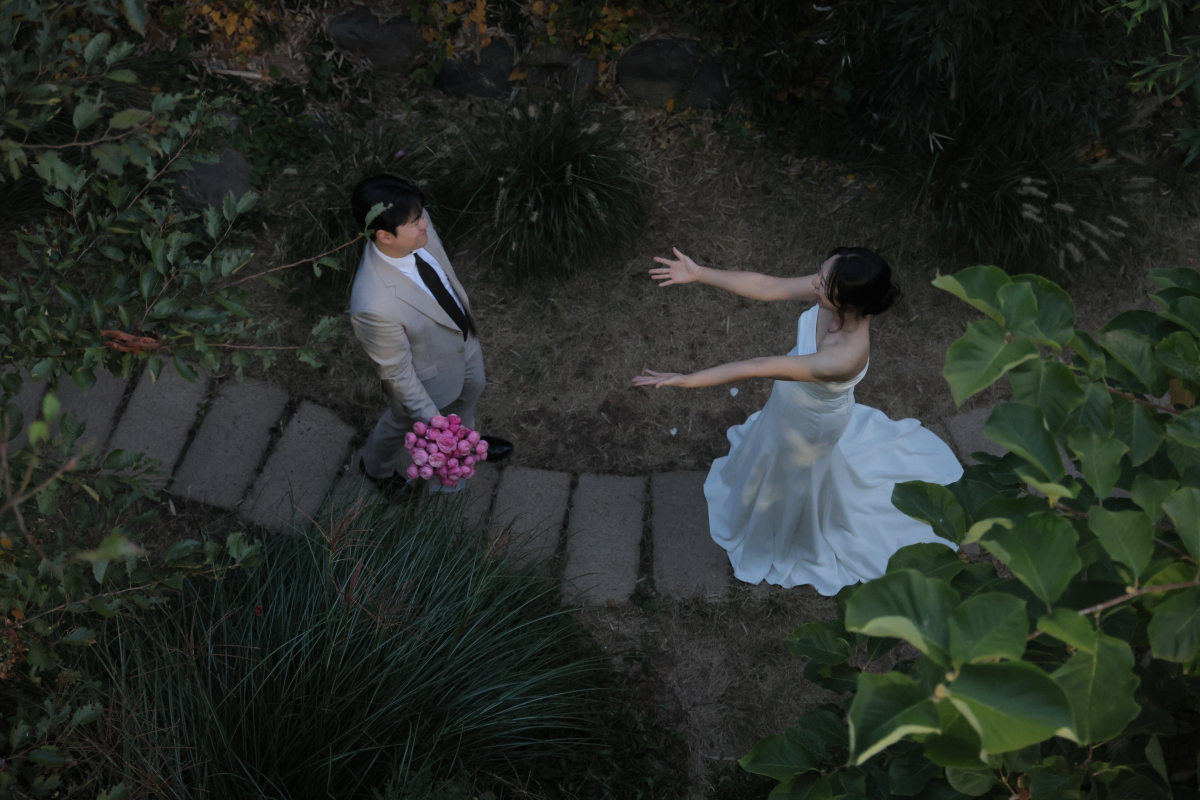
#> input picture web/src/assets/intro/1.jpg, 2400 x 1600 px, given in place of intro1.JPG, which was not available (shown at 1/2 size)
$ python intro_align.py
#> lines starting #> are read from the running program, lines starting #| are printed output that depends on the picture; after the words box and inside, x2 and y2 are one past the last pixel; in counts of white or black regions, pixels touching at a corner belong together
# photo_v3/intro1~3 → 같은 화각(intro3 기준)으로 정렬한 2400×1600 컷 + 흑백/부케 컬러 버전
# 실행: python3 -m venv .venv && .venv/bin/pip install opencv-python-headless numpy && .venv/bin/python tools/photos/intro_align.py
import cv2, numpy as np, os
P='/home/dongchoi/wedding/web/photo_v3/'; OUT='/home/dongchoi/wedding/web/src/assets/'
S=None  # 디버그용 마스크 저장 경로 (None이면 저장 안 함)
ims=[cv2.imread(P+f'intro{i}.JPG') for i in (1,2,3)]
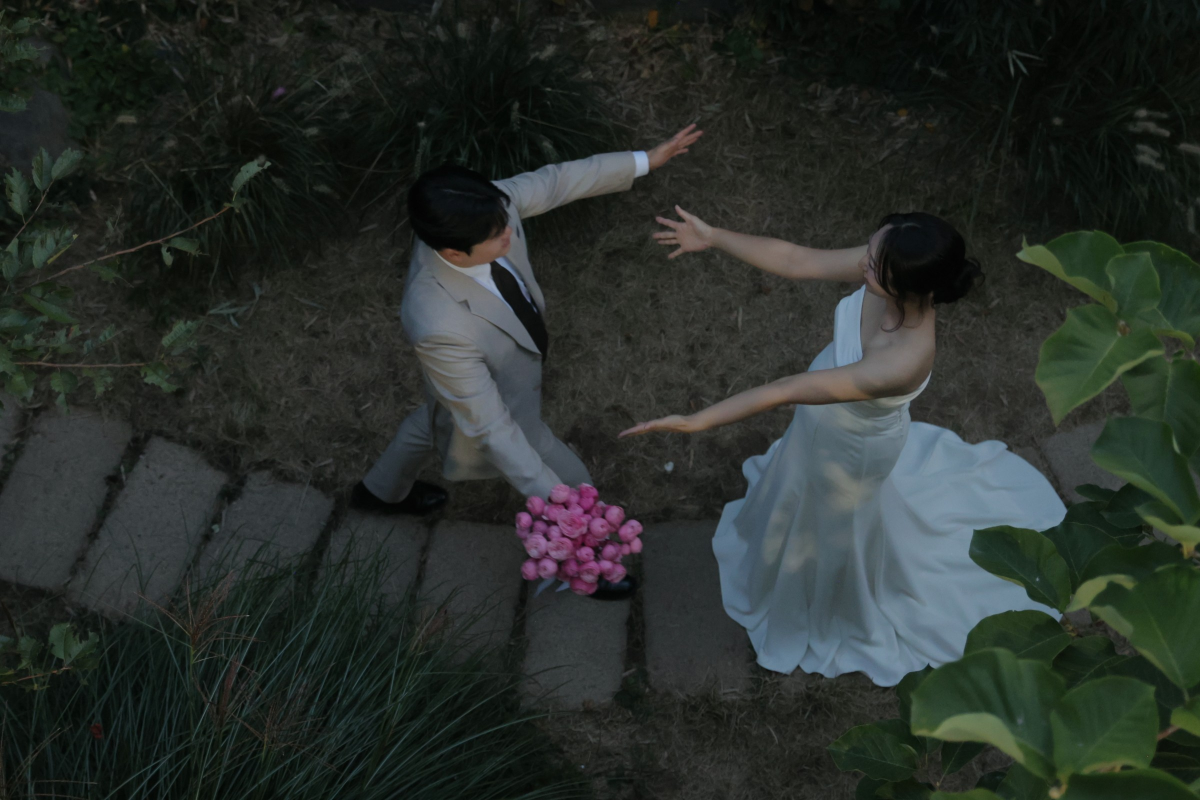
#> input picture web/src/assets/intro/2.jpg, 2400 x 1600 px, given in place of intro2.JPG, which was not available (shown at 1/2 size)
#> ims = 3 items
h,w=ims[2].shape[:2]
#> h = 1600; w = 2400
sc=0.25
def gray(im): return cv2.cvtColor(cv2.resize(im,None,fx=sc,fy=sc,interpolation=cv2.INTER_AREA),cv2.COLOR_BGR2GRAY)
sift=cv2.SIFT_create(10000)
kr,dr=sift.detectAndCompute(gray(ims[2]),None)
#> kr = 516 keypoints; strongest (x, y, size): (265, 96, 15.9), (250, 138, 6.4), (230, 155, 36.4), (250, 92, 3.4)
warped=[]
for i in (0,1):
    k,d=sift.detectAndCompute(gray(ims[i]),None)
    m=cv2.BFMatcher().knnMatch(d,dr,k=2)
    good=[a for a,b in m if a.distance<0.75*b.distance]
    src=np.float32([k[a.queryIdx].pt for a in good])/sc; dst=np.float32([kr[a.trainIdx].pt for a in good])/sc
    H,inl=cv2.findHomography(src,dst,cv2.RANSAC,8.0,maxIters=20000,confidence=0.999)
    err=np.linalg.norm(cv2.perspectiveTransform(src[inl.ravel()==1][None],H)[0]-dst[inl.ravel()==1],axis=1)
    print(f'intro{i+1}: matches {len(good)} inliers {int(inl.sum())} reproj median {np.median(err):.1f}px (6000w)')
    # 원본 화각의 경계가 intro3 프레임을 다 덮는지 확인
    corners=cv2.perspectiveTransform(np.float32([[0,0],[w,0],[w,h],[0,h]])[None],H)[0]
    print('  src corners in ref', corners.round(0).tolist())
    warped.append(cv2.warpPerspective(ims[i],H,(w,h),flags=cv2.INTER_LANCZOS4,borderMode=cv2.BORDER_CONSTANT,borderValue=(255,0,255)))
#> this loop made 2 passes
#> (m, good) on passes 1 to 2: (840 matches, 177 matches), (516 matches, 516 matches)
#| intro1: matches 177 inliers 136 reproj median 1.4px (6000w)
#|   src corners in ref [[-584.0, -227.0], [2735.0, -270.0], [2792.0, 1897.0], [-526.0, 2016.0]]
#| intro2: matches 516 inliers 516 reproj median 0.0px (6000w)
#|   src corners in ref [[0.0, 0.0], [2400.0, -0.0], [2400.0, 1600.0], [0.0, 1600.0]]
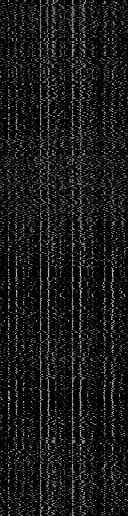
#> d: shape (516, 128) float32; min 0, max 206, mean 25
#> after the loop, warped = 2 items
warped.append(ims[2])
# 노출·색 맞추기: intro3 기준으로 채널별 평균/표준편차를 살짝 맞춤
ref=warped[2].reshape(-1,3).astype(np.float32); rm,rs=ref.mean(0),ref.std(0)
#> after `rm, rs = (ref.mean(0), ref.std(0))`: rm = [42.2, 46.35, 40.2]; rs = [33.65, 29.57, 27.97]
outs=[]
for i,im in enumerate(warped):
    f=im.astype(np.float32)
    if i<2:
        m,s=f.reshape(-1,3).mean(0),f.reshape(-1,3).std(0)
        f=(f-m)*(rs/s)+rm
        print(f'intro{i+1} color adj mean {m.round(1)} -> {rm.round(1)}')
    outs.append(np.clip(f,0,255).astype(np.uint8))
#> this loop made 3 passes
#> (m, s) on passes 1 to 2: ([49.93, 51.95, 46.92], [39.73, 33.65, 32.15]), ([42.2, 46.35, 40.2], [33.65, 29.57, 27.97])
#| intro1 color adj mean [49.9 51.9 46.9] -> [42.2 46.3 40.2]
#| intro2 color adj mean [42.2 46.3 40.2] -> [42.2 46.3 40.2]
#> after the loop, outs = 3 items
for i,im in enumerate(outs):
    small=cv2.resize(im,(2400,1600),interpolation=cv2.INTER_AREA)
    cv2.imwrite(OUT+f'intro/{i+1}.jpg',small,[cv2.IMWRITE_JPEG_QUALITY,90])
    # 흑백 + 핑크 부케만 컬러 (기존 intro-mono 톤: gray = 1.12*Y - 10.5)
    hsv=cv2.cvtColor(small,cv2.COLOR_BGR2HSV)
    Hh,Ss,Vv=hsv[...,0].astype(np.float32),hsv[...,1].astype(np.float32),hsv[...,2].astype(np.float32)
    mask=((Hh>=140)&(Hh<=178)&(Ss>=70)&(Vv>=50)).astype(np.uint8)
    mask=cv2.morphologyEx(mask,cv2.MORPH_OPEN,np.ones((3,3),np.uint8))
    n,lab,stats,_=cv2.connectedComponentsWithStats(mask)
    keep=np.zeros_like(mask)
    big=[j for j in range(1,n) if stats[j,cv2.CC_STAT_AREA]>=1500]
    for j in big: keep[lab==j]=1
    keep=cv2.dilate(keep,np.ones((9,9),np.uint8))
    keep=cv2.morphologyEx(keep,cv2.MORPH_CLOSE,np.ones((25,25),np.uint8))
    a=cv2.GaussianBlur(keep.astype(np.float32),(0,0),4)[...,None]
    a=a*((Hh>=130)|(Hh<=5))[...,None]  # 부케 주변의 비(非)핑크 픽셀은 흑백 유지
    a=cv2.GaussianBlur(a,(0,0),1.5)[...,None] if a.ndim==2 else cv2.GaussianBlur(a[...,0],(0,0),1.5)[...,None]
    y=small.astype(np.float32)@np.float32([0.114,0.587,0.299])
    g=np.clip(1.12*y-10.5,0,255)[...,None].repeat(3,2)
    mono=g*(1-a)+small.astype(np.float32)*a
    print(f'mono {i+1}: bouquet blobs {len(big)} areas {[int(stats[j,cv2.CC_STAT_AREA]) for j in big]}')
    cv2.imwrite(OUT+f'intro-mono/{i+1}.jpg',np.clip(mono,0,255).astype(np.uint8),[cv2.IMWRITE_JPEG_QUALITY,90])
    if S: cv2.imwrite(S+f'/mask{i+1}.jpg',(a[...,0]*255).astype(np.uint8))
#> this loop made 3 passes
#> n on passes 1 to 3: 4, 5, 5
#| mono 1: bouquet blobs 1 areas [27637]
#| mono 2: bouquet blobs 1 areas [34205]
#| mono 3: bouquet blobs 1 areas [34205]
#> pass 1, `Hh,Ss,Vv=hsv[...,0].astype(np.float32),hsv[...,1].astype(np.float32),h..`:
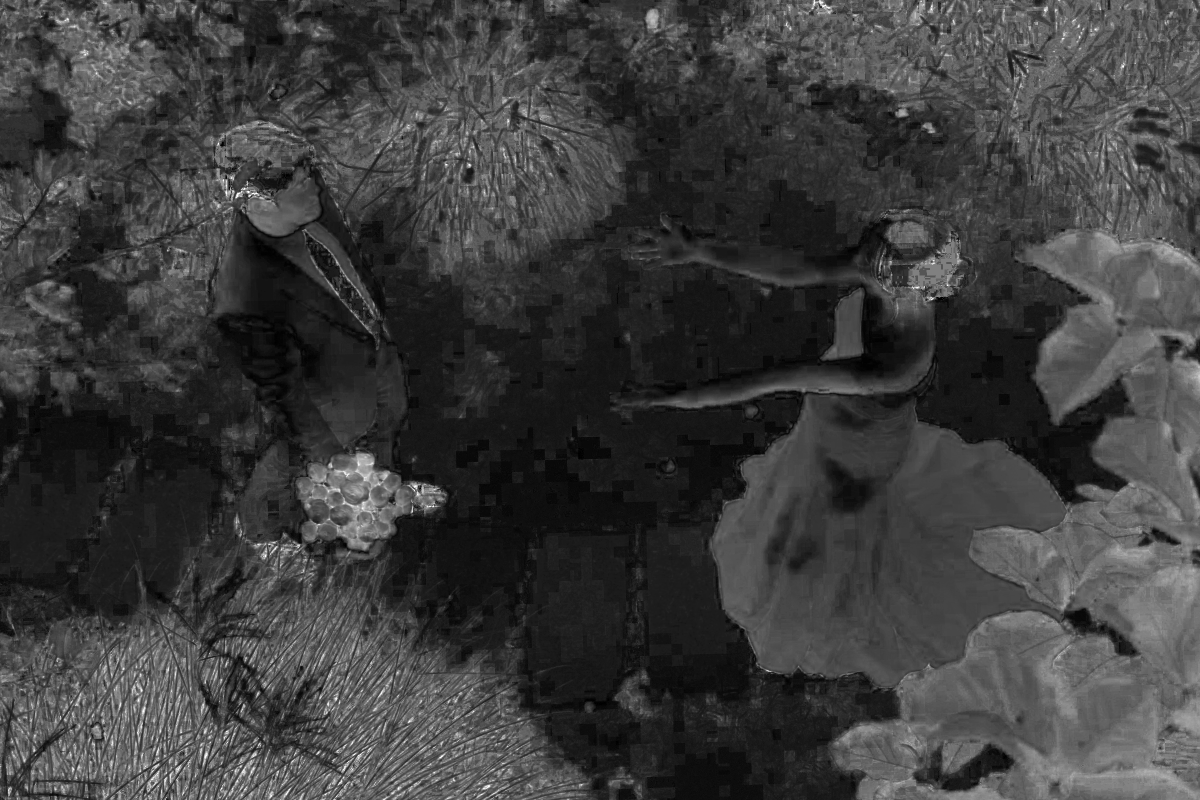
#> Ss: shape (1600, 2400) float32 (shown at 1/2 size); min 0, max 255, mean 60.7
#> after the loop:
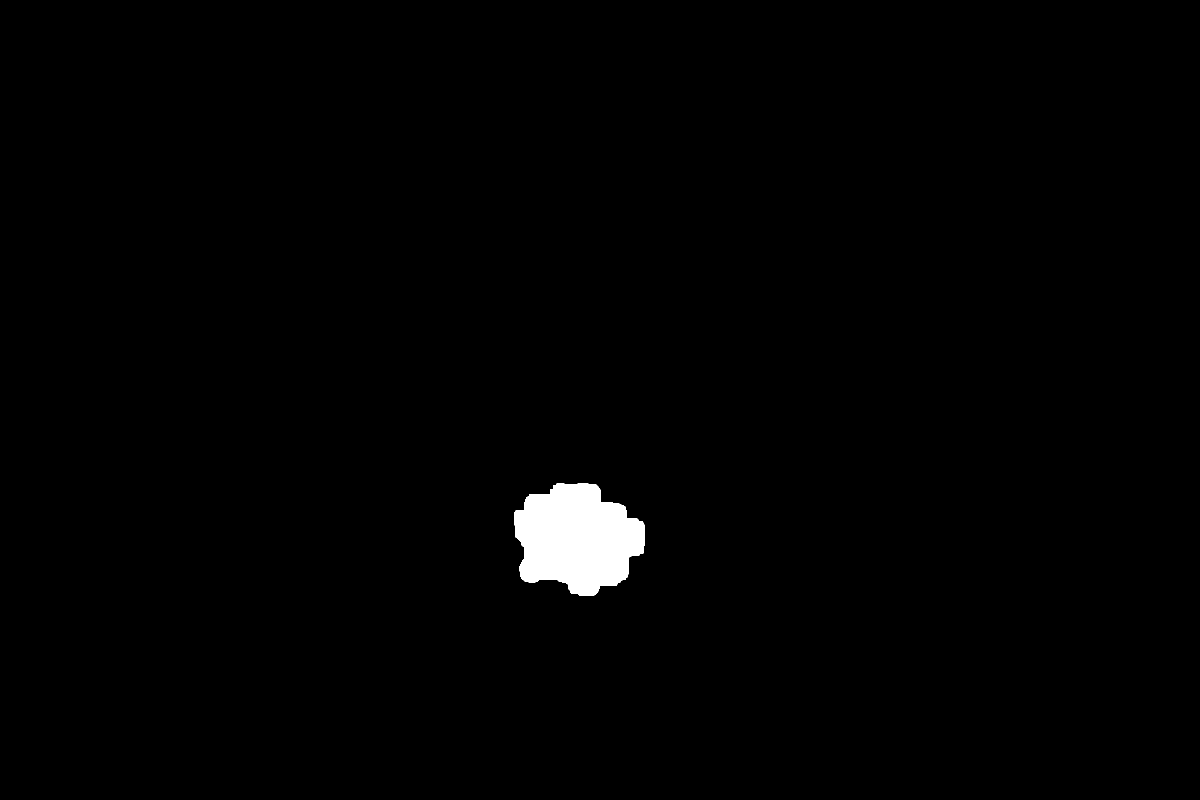
#> keep: shape (1600, 2400) (shown at 1/2 size); values 0 (black) and 1 (white), 1.1% white; 1 white region, box (x1, y1, x2, y2) and area: (1028, 966, 1289, 1192) 42699
#> after the loop:
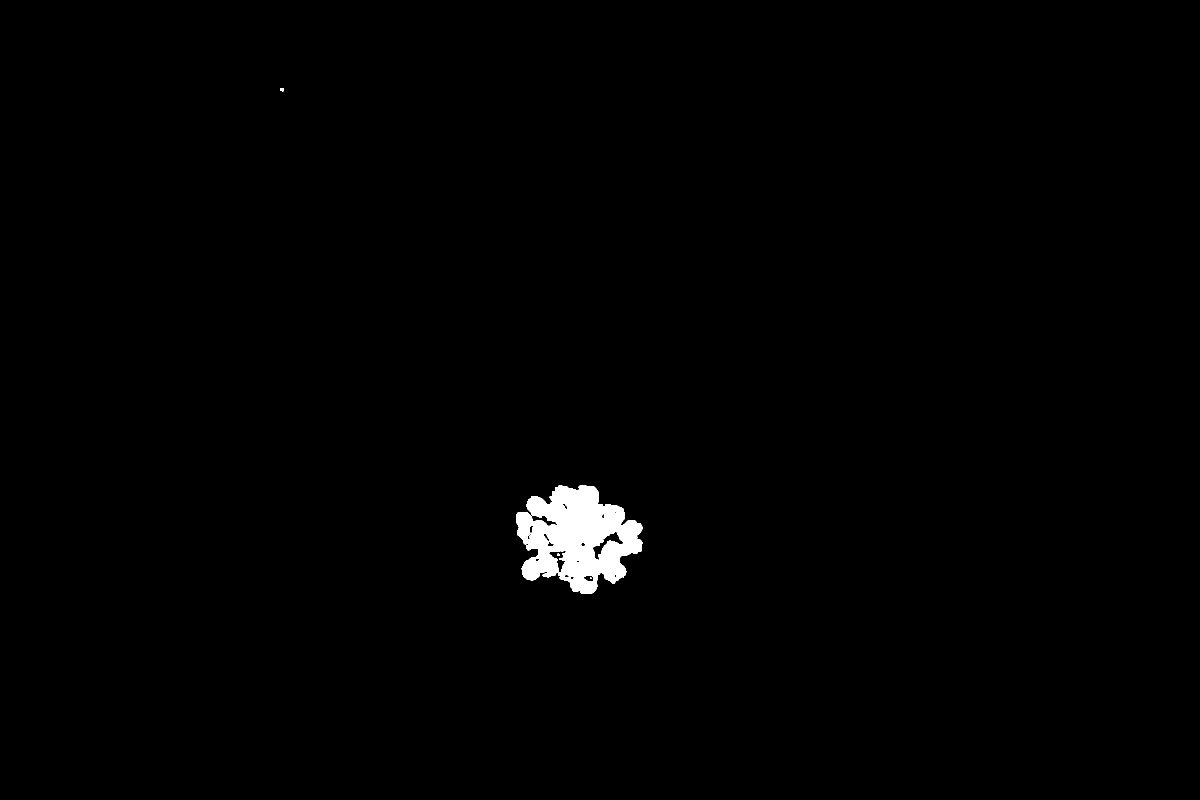
#> mask: shape (1600, 2400) (shown at 1/2 size); values 0 (black) and 1 (white), 0.89% white; 4 white regions (1 under 20 px), largest, box (x1, y1, x2, y2) and area: (1032, 970, 1285, 1188) 34205, (560, 176, 568, 183) 44, (1114, 1107, 1120, 1111) 21
#> after the loop: mono: shape (1600, 2400, 3) float32; mean H, S, V 39.1, 38.7, 39.2
#> small is the input picture: shape (1600, 2400, 3); mean B, G, R 42.2, 46.3, 40.2
